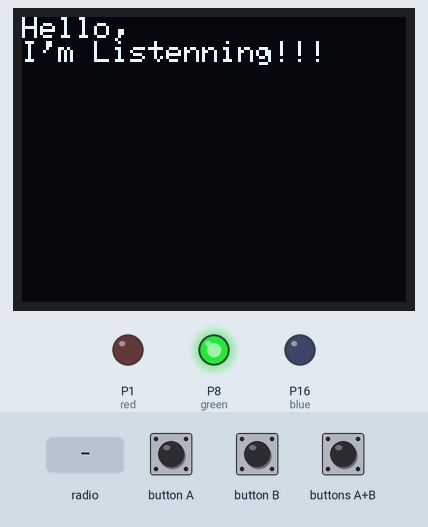
Recording of a program running on a simulated BBC micro:bit (MakeCode). Parts: 128×95 one-colour display, output pins drawn as LEDs (lit = HIGH). The inputs (shaded band) are chosen by the test bench. No radio messages arrive unless stated (any console line starting 'radio sent:' is added by the test bench); what the program prints to the serial console is not drawn.

Above: at 1.2 s.
1.3 s: radio message "Help on the way!!" arrives
At 1.9 s:
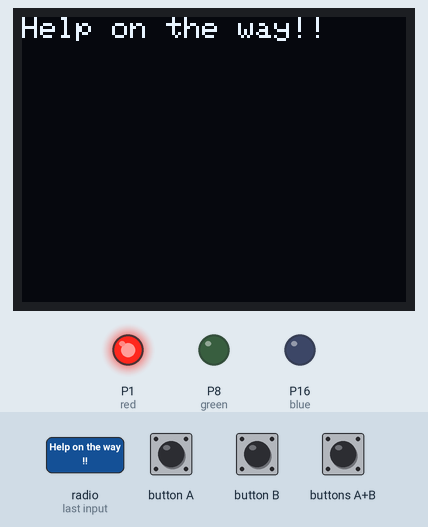
2.8 s: button B pressed for 0.15 s
At 3.6 s:
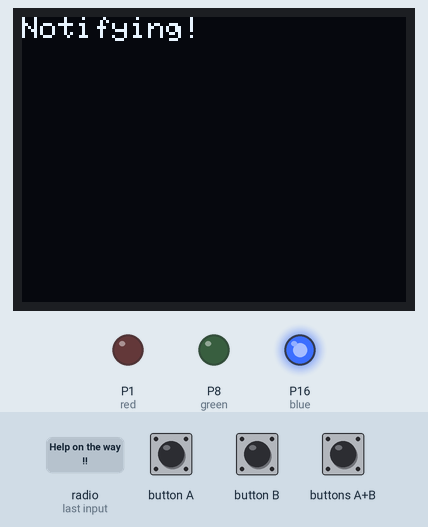
4.4 s: buttons A+B pressed for 0.15 s
At 5.5 s:
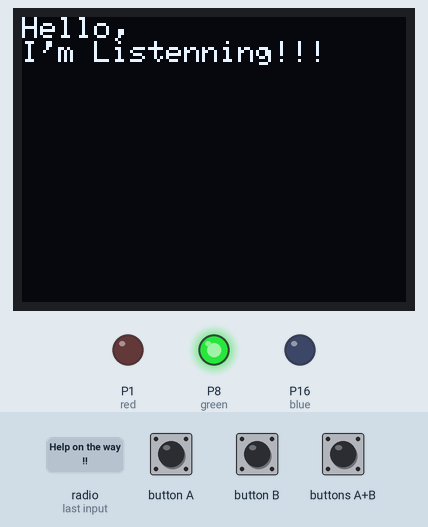
Timing chart, 0 to 7.4 s (numbered marks = the images above; inputs shaded):
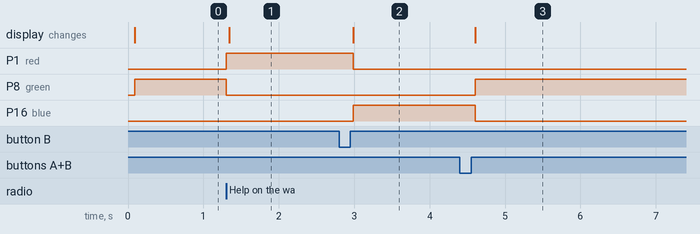

The program:

main.ts
```typescript
const START_DISPLAY = "Hello, \
              I'm Listenning!!!";
radio.setGroup(1)
OLED.init(128, 95);
screenDisplay(null, START_DISPLAY);
let red = DigitalPin.P1;
let green = DigitalPin.P8;
let blue = DigitalPin.P16;
let off = OnOff.Off;
let on = OnOff.On;
tinkercademy.LED(red, off);
tinkercademy.LED(green, on);
tinkercademy.LED(blue, off);

/**
 * Function that controls the message that the OLED is displaying.
 * Parameters: message (string)
 * Default is set to the START_MESSAGE constant.
 * If the message changes the screen is cleared before displaying the message.
 * void function
 */
function screenDisplay(default_display = START_DISPLAY, current_display: string): void {
    if (current_display == default_display) {
        OLED.writeString(current_display);
    }
    else if (default_display != current_display) {
        if (default_display == START_DISPLAY) {
            return;
        }
        else {
            OLED.clear();
            OLED.writeString(current_display);
        }
    }
}

/**
 * Function that sends radio signal if the crash sensor is invoked
 * parameter: signal (boolean)
 * return true: if a message is successfully sent
 * default: return false
 */
function sendRadioSignal(signal: boolean): boolean {
    let ret = false
    if (signal) {
        radio.sendString("Help on the way!!");
        screenDisplay("", "Notifying!");
        ret = true;
    }
    return ret;
}

/**
 * Function that listens for a radio signal from another microbit on the same channel
 * parametrs: the current OLED display status (string)
 * return true: if a message is successfully recieved
 */
function onRecieveRadioSignal(recievedString: string): boolean {
    tinkercademy.LED(red, on);
    tinkercademy.LED(green, off);
    screenDisplay("", recievedString);
    return true;
}

basic.forever(() => {
    let recieved_radio_signal = false;
    let message_sent = false;

    radio.onReceivedString(function (receivedString: string) {
        recieved_radio_signal = onRecieveRadioSignal(receivedString);

        input.onButtonPressed(Button.B, function () {
            message_sent = sendRadioSignal(recieved_radio_signal);
            if (message_sent == true) {
                tinkercademy.LED(blue, on);
                tinkercademy.LED(red, off);
                tinkercademy.LED(green, off);
            }
        })
    })

    input.onButtonPressed(Button.AB, function () {
        screenDisplay(null, START_DISPLAY);
        tinkercademy.LED(red, off);
        tinkercademy.LED(blue, off);
        tinkercademy.LED(green, on);
    })
})
```

test.ts
```typescript
// tests go here; this will not be compiled when this package is used as a library
```

Measured:
- after the input at 1.3 s, P1 (red): LOW → HIGH at once; P8 (green): HIGH → LOW at once; the display: changes at once (image 1)
- after the input at 2.8 s, P1 (red): HIGH → LOW after 0.19 s; P16 (blue): LOW → HIGH after 0.19 s; the display: changes after 0.19 s (image 2)
- after the input at 4.4 s, P8 (green): LOW → HIGH after 0.21 s; P16 (blue): HIGH → LOW after 0.21 s; the display: changes after 0.21 s (image 3)
